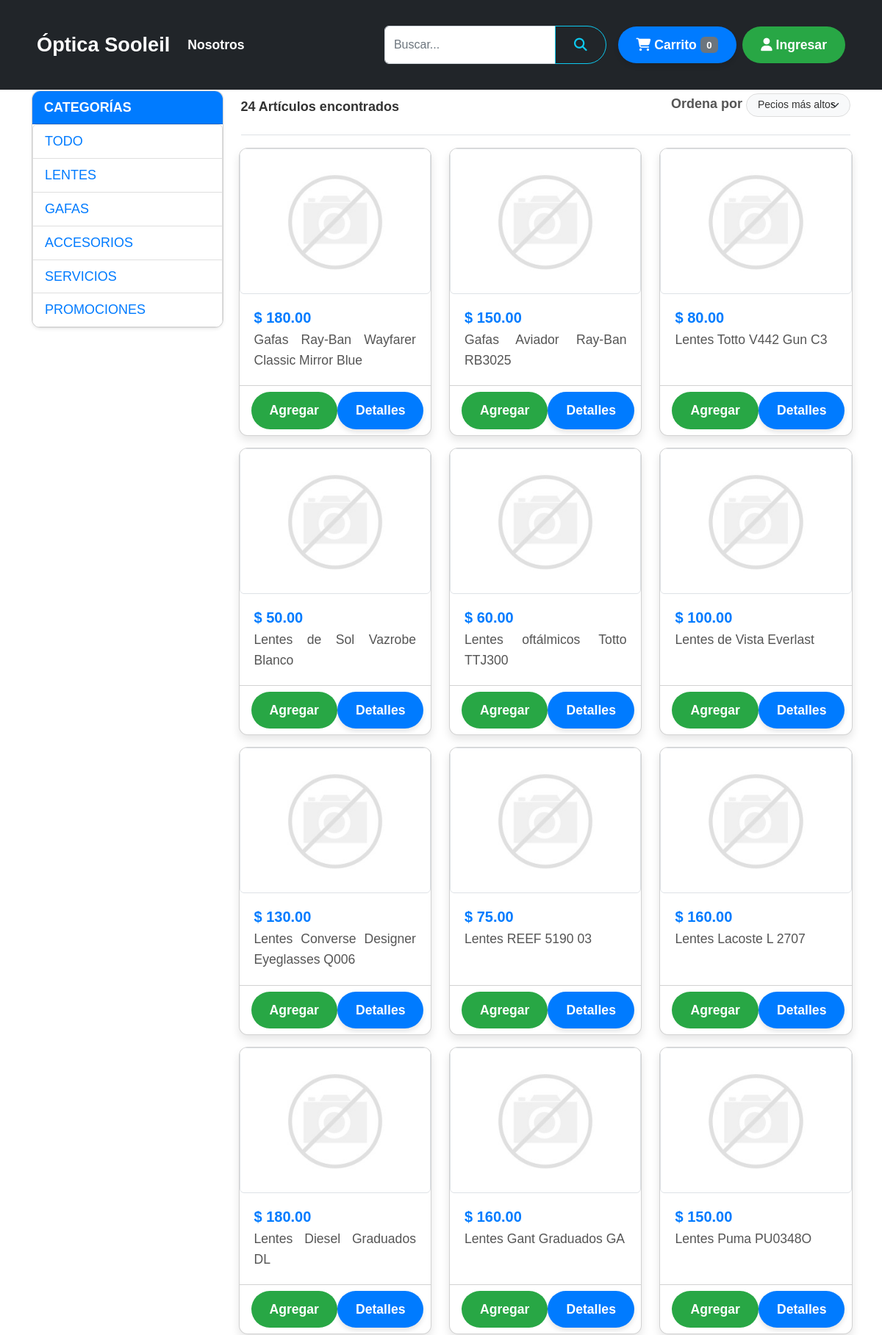
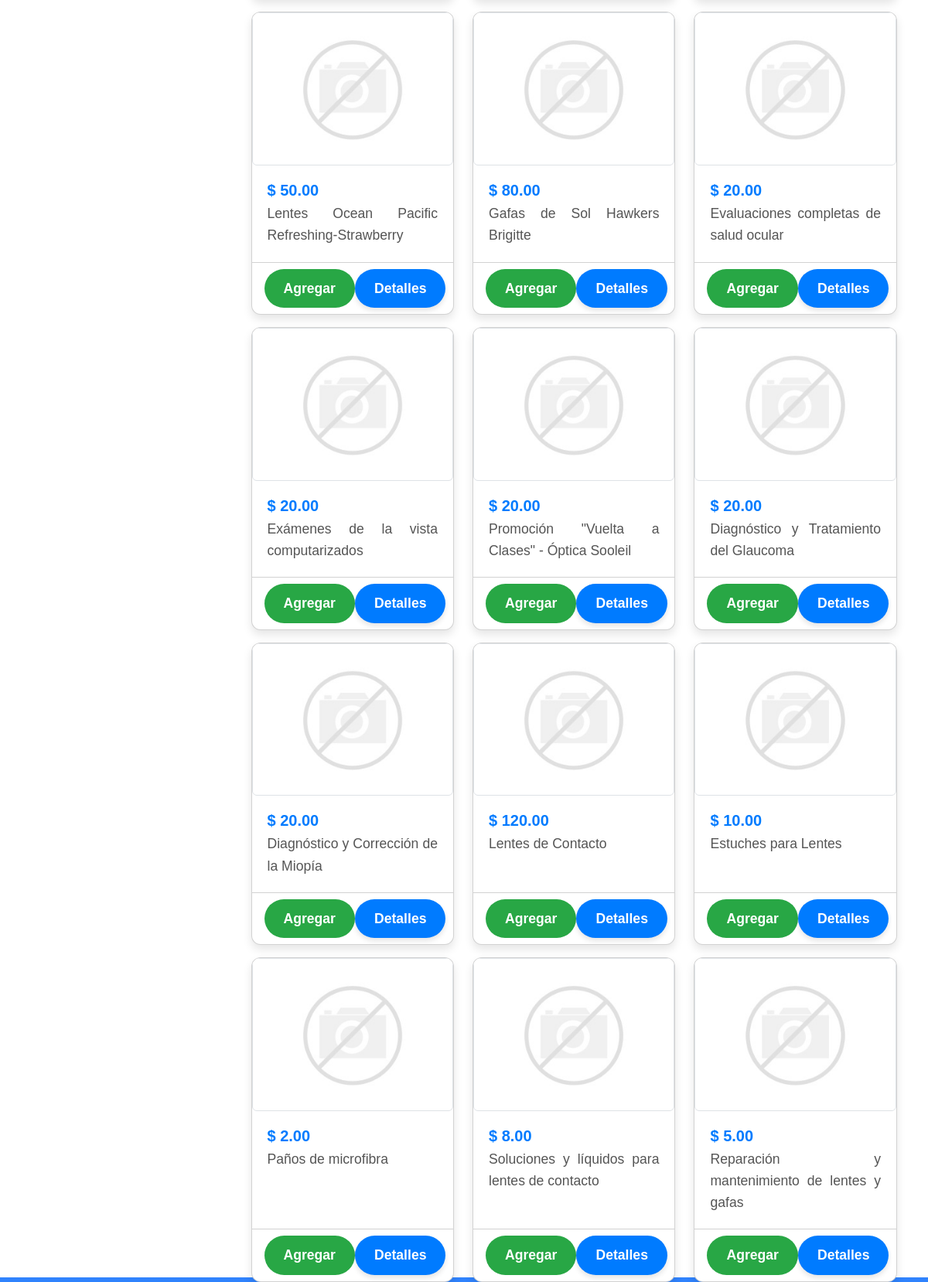
The page / (upper part) on the database its author committed (2 pictures, top to bottom).
### tables this page shows
CREATE TABLE `categorias` (
  `id` int(11) NOT NULL,
  `nombre` varchar(50) NOT NULL,
  `activo` tinyint(4) NOT NULL DEFAULT 1
);

CREATE TABLE `productos` (
  `id` int(11) NOT NULL,
  `slug` varchar(120) NOT NULL,
  `nombre` varchar(200) NOT NULL,
  `descripcion` mediumtext NOT NULL,
  `precio` decimal(10,2) NOT NULL,
  `descuento` tinyint(4) NOT NULL DEFAULT 0,
  `stock` int(11) NOT NULL DEFAULT 0,
  `id_categoria` int(11) NOT NULL,
  `activo` int(11) NOT NULL
);

### config/config.php (called while the page is built, shortened)
<?php
$num_cart = 0;

### index.php (the view, shortened to what this page needs)
<?php
require 'config/config.php';
$db = new Database();
$con = $db->conectar();
$idCategoria = $_GET['cat'] ?? '';
$orden = $_GET['orden'] ?? '';
$params = [];
$sql = "SELECT id, slug, nombre, precio FROM productos WHERE activo=1";
$query = $con->prepare($sql);
$query->execute($params);
$resultado = $query->fetchAll(PDO::FETCH_ASSOC);
$totalRegistros = count($resultado);
$categoriaSql = $con->prepare("SELECT id, nombre FROM categorias WHERE activo=1");
$categoriaSql->execute();
$categorias = $categoriaSql->fetchAll(PDO::FETCH_ASSOC);
?>
<!DOCTYPE html>
<html lang="es" class="h-100">
<head>
    <link href="css/bootstrap.min.css" rel="stylesheet">
    <link href="css/all.min.css" rel="stylesheet">
    <link href="css/estilos.css" rel="stylesheet">
</head>
<body class="d-flex flex-column h-100">
    <?php include 'menu.php'; ?>
    <main class="flex-shrink-0">
        <div class="container p-3">
            <div class="row">
                <div class="col-12 col-md-3 col-lg-3">
                    <div class="card shadow-sm">
                        <div class="card-header">
                            Categorías
                        </div>
                        <div class="list-group">
                            <a href="index.php" class="list-group-item list-group-item-action">TODO</a>
                            <?php foreach ($categorias as $categoria) { ?>
                                <a href="index.php?cat=<?php echo $categoria['id']; ?>" class="list-group-item list-group-item-action <?php echo ($categoria['id'] == $idCategoria) ? 'active' : ''; ?>">
                                    <?php echo $categoria['nombre']; ?>
                                </a>
                            <?php } ?>
                        </div>
                    </div>
                </div>
                <div class="col-12 col-md-9 col-lg-9">
                    <header class="d-sm-flex align-items-center border-bottom mb-4 pb-3">
                        <strong class="d-block py-2"><?php echo $totalRegistros; ?> Artículos encontrados </strong>
                        <div class="ms-auto">
                            <form action="index.php" id="ordenForm" method="get" onchange="submitForm()">
                                <label for="cbx-orden" class="form-label">Ordena por</label>
                                <select class="form-select d-inline-block w-auto pt-1 form-select-sm" name="orden" id="orden">
                                    <option value="precio_alto" <?php echo ($orden === 'precio_alto') ? 'selected' : ''; ?>>Pecios más altos</option>
                                </select>
                            </form>
                        </div>
                    </header>
                    <div class="row">
                        <?php foreach ($resultado as $row) { ?>
                            <div class="col-lg-4 col-md-6 col-sm-6 d-flex">
                                <div class="card w-100 my-2 shadow-2-strong">
                                    <?php
                                    $id = $row['id'];
                                    $imagen = "images/productos/$id/principal.jpg";
                                    if (!file_exists($imagen)) {
                                        $imagen = "images/no-photo.jpg";
                                    }
                                    ?>
                                    <a href="details/<?php echo $row['slug']; ?>">
                                        <img src="<?php echo $imagen; ?>" class="img-thumbnail" style="max-height: 300px">
                                    </a>
                                    <div class="card-body d-flex flex-column">
                                        <div class="d-flex flex-row">
                                            <h5 class="mb-1 me-1"><?php echo MONEDA . ' ' . number_format($row['precio'], 2, '.', ','); ?></h5>
                                        </div>
                                        <p class="card-text"><?php echo $row['nombre']; ?></p>
                                    </div>
                                    <div class="card-footer bg-transparent">
                                        <div class="d-flex justify-content-between align-items-center">
                                            <a class="btn btn-success" onClick="addProducto(<?php echo $row['id']; ?>)">Agregar</a>
                                            <div class="btn-group">
                                                <a href="details/<?php echo $row['slug']; ?>" class="btn btn-primary">Detalles</a>
                                            </div>
                                        </div>
                                    </div>
                                </div>
                            </div>
                        <?php } ?>
                    </div>
                </div>
            </div>
        </div>
    </main>
    <?php include 'footer.php'; ?>
</body>
</html>

### menu.php (shortened to what this page needs)
<header>
    <nav class="navbar navbar-expand-lg navbar-dark bg-dark">
        <div class="container my-1">
            <a class="navbar-brand" href="index.php">Óptica Sooleil</a>
            <div class="collapse navbar-collapse" id="navBarTop">
                <ul class="navbar-nav me-auto mb-2 mb-lg-0">
                    <li class="nav-item">
                        <a class="nav-link active" href="optica.php">Nosotros</a>
                    </li>
                </ul>
            </div>
            <form method="get" action="index.php" autocomplete="off">
                <div class="input-group pe-3">
                    <input type="text" name="q" class="form-control" placeholder="Buscar..." aria-describedby="icon-buscar">
                    <button class="btn btn-outline-info" type="submit" id="icon-buscar">
                        <i class="fas fa-search"></i>
                    </button>
                </div>
            </form>
            <a href="checkout.php" class="btn btn-primary me-2">
                <i class="fas fa-shopping-cart"></i> Carrito <span id="num_cart" class="badge bg-secondary"><?php echo $num_cart; ?></span>
            </a>
            <?php if (isset($_SESSION['user_id'])) { ?>
                <div class="dropdown">
                    <button class="btn btn-success dropdown-toggle" type="button" id="btn_session" data-bs-toggle="dropdown" aria-expanded="false">
                        <i class="fas fa-user"></i> &nbsp; <?php echo $_SESSION['user_name']; ?>
                    </button>
                    <ul class="dropdown-menu" aria-labelledby="btn_session">
                        <li><a class="dropdown-item" href="compras.php">Mis compras</a></li>
                        <li><a class="dropdown-item" href="logout.php">Cerrar sesión</a></li>
                    </ul>
                </div>
            <?php } else { ?>
                <a href="login.php" class="btn btn-success">
                    <i class="fas fa-user"></i> Ingresar
                </a>
            <?php } ?>
        </div>
    </nav>
</header>

### footer.php (shortened to what this page needs)
<footer class="footer text-lg-start bg-primary bg-gradient mt-auto">
    </head>
    <body>
</footer>

### css/estilos.css (style rules this page uses)
main > .container { padding: 30px 0; }
body { font-family: "Open Sans", sans-serif; line-height: 1.6; color: #333; }
.navbar-brand { font-weight: 700; font-size: 1.7rem; color: #fff !important; }
.nav-link { font-weight: 600; font-size: 1.1rem; color: #fff !important; transition: color 0.3s ease; }
.card { border-radius: 12px; box-shadow: 0 6px 12px rgba(0, 0, 0, 0.1); transition: transform 0.3s ease, box-shadow 0.3s ease; }
.card-header { background-color: #007bff; color: white; font-weight: bold; text-transform: uppercase; }
.list-group-item { color: #007bff; transition: background-color 0.3s ease; }
.btn { border-radius: 50px; padding: 12px 25px; font-size: 1.1rem; font-weight: 600; transition: background-color 0.3s ease, transform 0.3s ease; }
.btn-success { background-color: #28a745; border: none; color: #fff; }
.btn-primary { background-color: #007bff; border: none; color: #fff; }
.card-body h5 { font-weight: 700; color: #007bff; }
.card-body p { text-align: justify; color: #555; }
.card-footer { background-color: #f8f9fa; }
.form-select { border-radius: 30px; padding: 5px 15px; background-color: #f8f9fa; border: 1px solid #ddd; color: #333; }
.form-label { font-weight: bold; color: #555; }
.container { padding: 20px 15px; }
.card { margin-bottom: 20px; }
@media (min-width: 768px) { body { font-size: 16px; } }
@media (min-width: 768px) { .container { padding: 30px; } }
@media (min-width: 768px) { .navbar-brand { font-size: 1.5rem; } }
@media (min-width: 1024px) { body { font-size: 18px; } }
@media (min-width: 1024px) { .container { padding: 40px; } }
@media (min-width: 1024px) { .navbar-brand { font-size: 1.7rem; } }
html { scroll-behavior: smooth; }
.btn { transition: background-color 0.3s ease, transform 0.3s ease, box-shadow 0.3s ease; }
.nav-link { transition: color 0.3s ease, font-size 0.3s ease; }
.form-select { transition: border-color 0.3s ease, box-shadow 0.3s ease; }
.navbar-brand { font-weight: 700; font-size: 1.7rem; color: #f8f9fa !important; }
.footer { background-color: #343a40; }
.container h5 { font-weight: 700; color: #555; }
body { font-family: "Open Sans", sans-serif; line-height: 1.7; color: #333; margin: 0; padding: 0; }
p { margin-bottom: 15px; font-size: 1.1rem; color: #555; }
.container { padding: 20px; }
.row { display: flex; flex-wrap: wrap; margin: -15px; }
.btn { border-radius: 50px; padding: 12px 30px; font-size: 1.2rem; font-weight: 600; transition: all 0.3s ease; }
.btn-primary { background-color: #007bff; border: none; color: #fff; box-shadow: 0 4px 6px rgba(0, 0, 0, 0.1); }
.btn-success { background-color: #28a745; color: #fff; }
.card { border-radius: 12px; overflow: hidden; box-shadow: 0 4px 8px rgba(0, 0, 0, 0.1); transition: box-shadow 0.3s ease; }
.card-body { padding: 20px; }
.card-text { color: #555; font-size: 1.1rem; line-height: 1.6; }
.navbar { background-color: #343a40; padding: 10px 20px; }
.navbar-brand { font-size: 1.5rem; color: white; }
.nav-link { color: white; font-size: 1.1rem; margin-right: 20px; }
.footer { background-color: #343a40; padding: 20px 0; color: #ccc; text-align: center; }

### index.php (style rules this page uses)
body { font-family: 'Open Sans', sans-serif; line-height: 1.6; color: #333; }
.navbar-brand { font-weight: 700; font-size: 1.7rem; color: #fff !important; }
.nav-link { font-weight: 600; font-size: 1.1rem; color: #fff !important; transition: color 0.3s ease; }
.card { border-radius: 12px; box-shadow: 0 6px 12px rgba(0, 0, 0, 0.1); transition: transform 0.3s ease, box-shadow 0.3s ease; }
.card-header { background-color: #007BFF; color: white; font-weight: bold; text-transform: uppercase; }
.list-group-item { color: #007BFF; transition: background-color 0.3s ease; }
.btn { border-radius: 50px; padding: 12px 25px; font-size: 1.1rem; font-weight: 600; transition: background-color 0.3s ease, transform 0.3s ease; }
.btn-success { background-color: #28a745; border: none; color: #fff; }
.btn-primary { background-color: #007bff; border: none; color: #fff; }
.card-body h5 { font-weight: 700; color: #007BFF; }
.card-body p { text-align: justify; color: #555; }
.card-footer { background-color: #f8f9fa; }
.form-select { border-radius: 30px; padding: 5px 15px; background-color: #f8f9fa; border: 1px solid #ddd; color: #333; }
.form-label { font-weight: bold; color: #555; }

### footer.php (style rules this page uses)
body { font-family: Arial, sans-serif; }

### rows shown on the page
categorias: nombre "LENTES"
categorias: nombre "GAFAS"
categorias: nombre "ACCESORIOS"
categorias: nombre "SERVICIOS"
categorias: nombre "PROMOCIONES"
productos: precio "180.00", nombre "Gafas Ray-Ban Wayfarer Classic Mirror Blue"
productos: precio "150.00", nombre "Gafas Aviador Ray-Ban RB3025"
productos: precio "80.00", nombre "Lentes Totto V442 Gun C3"
productos: precio "50.00", nombre "Lentes de Sol Vazrobe Blanco"
productos: precio "60.00", nombre "Lentes oftálmicos Totto TTJ300"
productos: precio "100.00", nombre "Lentes de Vista Everlast"
productos: precio "130.00", nombre "Lentes Converse Designer Eyeglasses Q006"
productos: precio "75.00", nombre "Lentes REEF 5190 03"
productos: precio "160.00", nombre "Lentes Lacoste L 2707"
productos: precio "180.00", nombre "Lentes Diesel Graduados DL"
productos: precio "160.00", nombre "Lentes Gant Graduados GA"
productos: precio "150.00", nombre "Lentes Puma PU0348O"
productos: precio "50.00", nombre "Lentes Ocean Pacific Refreshing-Strawberry"
productos: precio "80.00", nombre "Gafas de Sol Hawkers Brigitte"
productos: precio "20.00", nombre "Evaluaciones completas de salud ocular"
productos: precio "20.00", nombre "Exámenes de la vista computarizados"
productos: precio "20.00", nombre "Promoción \"Vuelta a Clases\" - Óptica Sooleil"
productos: precio "20.00", nombre "Diagnóstico y Tratamiento del Glaucoma"
productos: precio "20.00", nombre "Diagnóstico y Corrección de la Miopía"
productos: precio "120.00", nombre "Lentes de Contacto"
productos: precio "10.00", nombre "Estuches para Lentes"
productos: precio "2.00", nombre "Paños de microfibra"
productos: precio "8.00", nombre "Soluciones y líquidos para lentes de contacto"
productos: precio "5.00", nombre "Reparación y mantenimiento de lentes y gafas"

### other values the page prints
$num_cart "0"
$totalRegistros "24"
